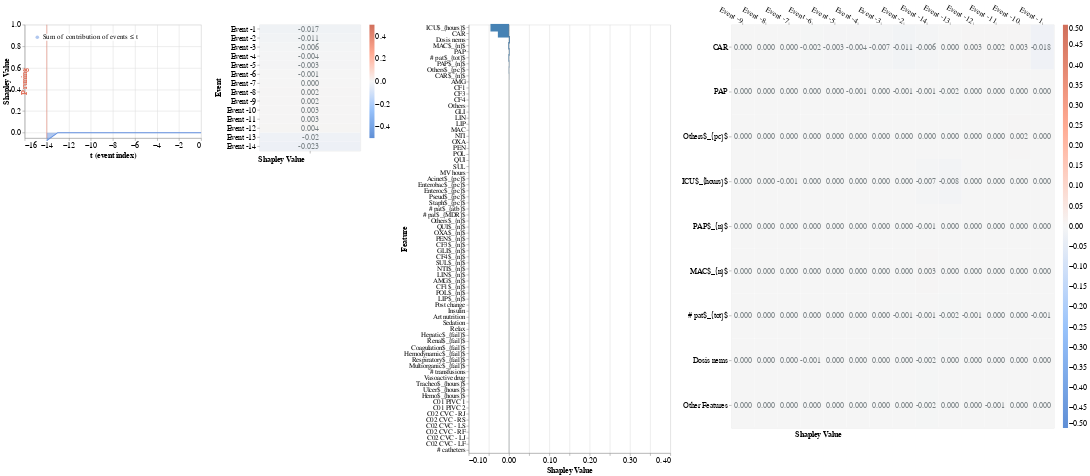

The notebook cell saved with this chart:
### Code cell
local_report(f_hs, pos_x_data, pruning_dict, event_dict, feature_dict,
             cell_dict=cell_dict, entity_uuid='adb', entity_col='id', baseline=average_event)

### Figure 1 — Vega-Lite specification as saved in the notebook (floating-point values rounded to 4 significant figures)
{"config": {"view": {"continuousWidth": 400, "continuousHeight": 300}, "mark": {"color": "steelblue"}}, "hconcat": [{"layer": [{"mark": {"type": "area", "opacity": 0.5}, "encoding": {"color": {"field": "Coalition", "legend": {"fillColor": "white", "labelFontSize": 14, "labelLimit": 0, "orient": "top-left", "symbolSize": 50, "symbolStrokeWidth": 0, "title": null}, "scale": {"domain": ["Sum of contribution of events ≤ t"], "range": ["#618FE0"]}, "type": "nominal"}, "x": {"axis": {"labelFontSize": 15, "title": "t (event index)", "titleFontSize": 15}, "field": "t (event index)", "type": "quantitative"}, "y": {"axis": {"grid": true, "labelFontSize": 15, "titleFontSize": 15, "titleX": -28}, "field": "Shapley Value", "scale": {"domain": [-0.05, 1]}, "type": "quantitative"}}}, {"mark": "line", "encoding": {"color": {"field": "Coalition", "legend": {"fillColor": "white", "labelFontSize": 14, "labelLimit": 0, "orient": "top-left", "symbolSize": 50, "symbolStrokeWidth": 0, "title": null}, "scale": {"domain": ["Sum of contribution of events ≤ t"], "range": ["#618FE0"]}, "type": "nominal"}, "x": {"axis": {"labelFontSize": 15, "title": "t (event index)", "titleFontSize": 15}, "field": "t (event index)", "type": "quantitative"}, "y": {"axis": {"grid": true, "labelFontSize": 15, "titleFontSize": 15, "titleX": -28}, "field": "Shapley Value", "scale": {"domain": [-0.05, 1]}, "type": "quantitative"}}}, {"data": {"name": "data-a737a7e0ea28edf89e4279c15f3d056f"}, "mark": {"type": "rule", "color": "#E17560"}, "encoding": {"x": {"field": "x", "type": "quantitative"}}}, {"data": {"name": "data-e4f3cc544e6eb6f30b6d8b725eecc2f0"}, "mark": {"type": "text", "angle": 270, "color": "#E17560", "fontSize": 15, "fontWeight": "bold", "text": "Pruning"}, "encoding": {"x": {"field": "x", "type": "quantitative"}}}], "data": {"name": "data-978459a746ccc5181e9cfdda8aacfd98"}, "height": 225, "width": 350}, {"layer": [{"mark": "rect", "encoding": {"color": {"field": "rounded", "legend": {"gradientLength": 225, "gradientThickness": 10, "labelFontSize": 15, "orient": "right"}, "scale": {"domain": [-0.5, 0.5], "range": ["#5f8fd6", "#99c3fb", "#f5f5f5", "#ffaa92", "#d16f5b"]}, "title": null, "type": "quantitative"}, "x": {"axis": {"title": "Shapley Value", "titleFontSize": 15}, "field": "column", "type": "ordinal"}, "y": {"axis": {"domain": false, "labelFontSize": 15, "title": "Event", "titleFontSize": 15, "titleX": -75}, "field": "Feature", "sort": ["Event -1", "Event -2", "Event -3", "Event -4", "Event -5", "Event -6", "Event -7", "Event -8", "Event -9", "Event -10", "Event -11", "Event -12", "Event -13", "Event -14"], "type": "ordinal"}}}, {"mark": {"type": "text", "align": "right", "baseline": "middle", "color": "#798184", "dx": 18, "fontSize": 15}, "encoding": {"text": {"field": "rounded_str", "type": "nominal"}, "x": {"axis": {"domain": false, "labels": false, "title": "Shapley Value", "titleX": 43}, "field": "column", "type": "ordinal"}, "y": {"axis": {"domain": false, "labelFontSize": 15, "title": "Event", "titleFontSize": 15, "titleX": -75}, "field": "Feature", "sort": ["Event -1", "Event -2", "Event -3", "Event -4", "Event -5", "Event -6", "Event -7", "Event -8", "Event -9", "Event -10", "Event -11", "Event -12", "Event -13", "Event -14"], "type": "ordinal"}}}], "data": {"name": "data-35c1142866f521bd813a3bfc4b29e35c"}, "height": 250, "width": 200}, {"layer": [{"data": {"name": "data-30653077ecef4324957a9fd7615aa8f9"}, "mark": {"type": "bar", "size": 15, "thickness": 1}, "encoding": {"x": {"axis": {"grid": true, "labelFontSize": 15, "title": "Shapley Value", "titleFontSize": 15}, "field": "Shapley Value", "scale": {"domain": [-0.1, 0.4]}, "type": "quantitative"}, "y": {"axis": {"labelFontSize": 13, "title": "Feature", "titleFontSize": 15, "titleX": -120}, "field": "Feature", "sort": {"field": "sort_col", "order": "descending"}, "type": "nominal"}}}, {"data": {"name": "data-9c00aa9dc2b1c1a0b4bf9b34ead12925"}, "mark": {"type": "rule", "color": "#798184"}, "encoding": {"x": {"field": "x", "type": "quantitative"}}}], "height": 850, "width": 400}, {"layer": [{"mark": "rect", "encoding": {"color": {"field": "rounded", "legend": {"gradientLength": 800, "gradientThickness": 10, "labelFontSize": 15, "orient": "right"}, "scale": {"domain": [-0.5, 0.5], "range": ["#5f8fd6", "#99c3fb", "#f5f5f5", "#ffaa92", "#d16f5b"]}, "title": null, "type": "quantitative"}, "x": {"axis": {"titleFontSize": 15}, "field": "Event", "sort": ["Event -9", "Event -8", "Event -7", "Event -6", "Event -5", "Event -4", "Event -3", "Event -2", "Event -14", "Event -13", "Event -12", "Event -11", "Event -10", "Event -1"], "type": "nominal"}, "y": {"axis": {"domain": false, "labelFontSize": 15, "title": null}, "field": "Feature", "sort": ["CAR", "PAP", "Others$_{pc}$", "ICU$_{hours}$", "PAP$_{n}$", "MAC$_{n}$", "# pat$_{tot}$", "Dosis nems"], "type": "nominal"}}}, {"mark": {"type": "text", "align": "right", "baseline": "middle", "color": "#798184", "dx": 18, "fontSize": 15}, "encoding": {"text": {"field": "rounded_str", "type": "nominal"}, "x": {"axis": {"domain": false, "labelAngle": 30, "labelFontSize": 15, "orient": "top", "title": "Shapley Value", "titleX": 172, "titleY": 820}, "field": "Event", "sort": ["Event -9", "Event -8", "Event -7", "Event -6", "Event -5", "Event -4", "Event -3", "Event -2", "Event -14", "Event -13", "Event -12", "Event -11", "Event -10", "Event -1"], "type": "nominal"}, "y": {"axis": {"domain": false, "labelFontSize": 15, "title": null}, "field": "Feature", "sort": ["CAR", "PAP", "Others$_{pc}$", "ICU$_{hours}$", "PAP$_{n}$", "MAC$_{n}$", "# pat$_{tot}$", "Dosis nems"], "type": "nominal"}}}], "data": {"name": "data-144d58f449dfda6ab74c8880c2064781"}, "height": 800, "width": 640}], "resolve": {"scale": {"color": "independent"}}, "$schema": "https://vega.github.io/schema/vega-lite/v4.17.0.json", "datasets": {"data-978459a746ccc5181e9cfdda8aacfd98": [{"Coalition": "Sum of contribution of events > t", "t (event index)": 0, "Shapley Value": -0.07301}, {"Coalition": "Sum of contribution of events ≤ t", "t (event index)": 0, "Shapley Value": 0.0}, {"Coalition": "Sum of contribution of events > t", "t (event index)": -1, "Shapley Value": -0.059}, {"Coalition": "Sum of contribution of events ≤ t", "t (event index)": -1, "Shapley Value": 0.0}, {"Coalition": "Sum of contribution of events > t", "t (event index)": -2, "Shapley Value": -0.03991}, {"Coalition": "Sum of contribution of events ≤ t", "t (event index)": -2, "Shapley Value": 0.0}, {"Coalition": "Sum of contribution of events > t", "t (event index)": -3, "Shapley Value": -0.02424}, {"Coalition": "Sum of contribution of events ≤ t", "t (event index)": -3, "Shapley Value": 0.0}, {"Coalition": "Sum of contribution of events > t", "t (event index)": -4, "Shapley Value": -0.0134}, {"Coalition": "Sum of contribution of events ≤ t", "t (event index)": -4, "Shapley Value": 0.0}, {"Coalition": "Sum of contribution of events > t", "t (event index)": -5, "Shapley Value": -0.007034}, {"Coalition": "Sum of contribution of events ≤ t", "t (event index)": -5, "Shapley Value": 0.0}, {"Coalition": "Sum of contribution of events > t", "t (event index)": -6, "Shapley Value": -0.004734}, {"Coalition": "Sum of contribution of events ≤ t", "t (event index)": -6, "Shapley Value": 0.0}, {"Coalition": "Sum of contribution of events > t", "t (event index)": -7, "Shapley Value": -0.006349}, {"Coalition": "Sum of contribution of events ≤ t", "t (event index)": -7, "Shapley Value": 0.0}, {"Coalition": "Sum of contribution of events > t", "t (event index)": -8, "Shapley Value": -0.01155}, {"Coalition": "Sum of contribution of events ≤ t", "t (event index)": -8, "Shapley Value": 0.0}, {"Coalition": "Sum of contribution of events > t", "t (event index)": -9, "Shapley Value": -0.01938}, {"Coalition": "Sum of contribution of events ≤ t", "t (event index)": -9, "Shapley Value": 0.0}, {"Coalition": "Sum of contribution of events > t", "t (event index)": -10, "Shapley Value": -0.02841}, {"Coalition": "Sum of contribution of events ≤ t", "t (event index)": -10, "Shapley Value": 0.0}, {"Coalition": "Sum of contribution of events > t", "t (event index)": -11, "Shapley Value": -0.03783}, {"Coalition": "Sum of contribution of events ≤ t", "t (event index)": -11, "Shapley Value": 0.0}, {"Coalition": "Sum of contribution of events > t", "t (event index)": -12, "Shapley Value": -0.04905}, {"Coalition": "Sum of contribution of events ≤ t", "t (event index)": -12, "Shapley Value": 0.0}, {"Coalition": "Sum of contribution of events > t", "t (event index)": -13, "Shapley Value": -0.05701}, {"Coalition": "Sum of contribution of events ≤ t", "t (event index)": -13, "Shapley Value": 0.0}, {"Coalition": "Sum of contribution of events > t", "t (event index)": -14, "Shapley Value": 0.0}, {"Coalition": "Sum of contribution of events ≤ t", "t (event index)": -14, "Shapley Value": -0.07301}], "data-a737a7e0ea28edf89e4279c15f3d056f": [{"x": -14}], "data-e4f3cc544e6eb6f30b6d8b725eecc2f0": [{"x": -16}], "data-35c1142866f521bd813a3bfc4b29e35c": [{"Shapley Value": -0.01743, "Feature": "Event -1", "row": 1, "column": 1, "rounded": -0.017, "rounded_str": "-0.017"}, {"Shapley Value": -0.01054, "Feature": "Event -2", "row": 2, "column": 1, "rounded": -0.011, "rounded_str": "-0.011"}, {"Shapley Value": -0.006422, "Feature": "Event -3", "row": 3, "column": 1, "rounded": -0.006, "rounded_str": "-0.006"}, {"Shapley Value": -0.00449, "Feature": "Event -4", "row": 4, "column": 1, "rounded": -0.004, "rounded_str": "-0.004"}, {"Shapley Value": -0.003228, "Feature": "Event -5", "row": 5, "column": 1, "rounded": -0.003, "rounded_str": "-0.003"}, {"Shapley Value": -0.001087, "Feature": "Event -6", "row": 6, "column": 1, "rounded": -0.001, "rounded_str": "-0.001"}, {"Shapley Value": 0.0, "Feature": "Event -7", "row": 7, "column": 1, "rounded": 0.0, "rounded_str": "0.000"}, {"Shapley Value": 0.001634, "Feature": "Event -8", "row": 8, "column": 1, "rounded": 0.002, "rounded_str": "0.002"}, {"Shapley Value": 0.001798, "Feature": "Event -9", "row": 9, "column": 1, "rounded": 0.002, "rounded_str": "0.002"}, {"Shapley Value": 0.002552, "Feature": "Event -10", "row": 10, "column": 1, "rounded": 0.003, "rounded_str": "0.003"}, {"Shapley Value": 0.003124, "Feature": "Event -11", "row": 11, "column": 1, "rounded": 0.003, "rounded_str": "0.003"}, {"Shapley Value": 0.003669, "Feature": "Event -12", "row": 12, "column": 1, "rounded": 0.004, "rounded_str": "0.004"}, {"Shapley Value": -0.01965, "Feature": "Event -13", "row": 13, "column": 1, "rounded": -0.02, "rounded_str": "-0.02"}, {"Shapley Value": -0.02294, "Feature": "Event -14", "row": 14, "column": 1, "rounded": -0.023, "rounded_str": "-0.023"}], "data-30653077ecef4324957a9fd7615aa8f9": [{"Random seed": 42, "NSamples": 3200, "Feature": "AMG", "Shapley Value": 0.0, "sort_col": 0.0}, {"Random seed": 42, "NSamples": 3200, "Feature": "CAR", "Shapley Value": -0.02771, "sort_col": 0.02771}, {"Random seed": 42, "NSamples": 3200, "Feature": "CF1", "Shapley Value": 0.0, "sort_col": 0.0}, {"Random seed": 42, "NSamples": 3200, "Feature": "CF3", "Shapley Value": 0.0, "sort_col": 0.0}, {"Random seed": 42, "NSamples": 3200, "Feature": "CF4", "Shapley Value": 0.0, "sort_col": 0.0}, {"Random seed": 42, "NSamples": 3200, "Feature": "Others", "Shapley Value": 0.0, "sort_col": 0.0}, {"Random seed": 42, "NSamples": 3200, "Feature": "GLI", "Shapley Value": 0.0, "sort_col": 0.0}, {"Random seed": 42, "NSamples": 3200, "Feature": "LIN", "Shapley Value": 0.0, "sort_col": 0.0}, {"Random seed": 42, "NSamples": 3200, "Feature": "LIP", "Shapley Value": 0.0, "sort_col": 0.0}, {"Random seed": 42, "NSamples": 3200, "Feature": "MAC", "Shapley Value": 0.0, "sort_col": 0.0}, {"Random seed": 42, "NSamples": 3200, "Feature": "NTI", "Shapley Value": 0.0, "sort_col": 0.0}, {"Random seed": 42, "NSamples": 3200, "Feature": "OXA", "Shapley Value": 0.0, "sort_col": 0.0}, {"Random seed": 42, "NSamples": 3200, "Feature": "PAP", "Shapley Value": 0.001434, "sort_col": 0.001434}, {"Random seed": 42, "NSamples": 3200, "Feature": "PEN", "Shapley Value": 0.0, "sort_col": 0.0}, {"Random seed": 42, "NSamples": 3200, "Feature": "POL", "Shapley Value": 0.0, "sort_col": 0.0}, {"Random seed": 42, "NSamples": 3200, "Feature": "QUI", "Shapley Value": 0.0, "sort_col": 0.0}, {"Random seed": 42, "NSamples": 3200, "Feature": "SUL", "Shapley Value": 0.0, "sort_col": 0.0}, {"Random seed": 42, "NSamples": 3200, "Feature": "MV hours", "Shapley Value": 0.0, "sort_col": 0.0}, {"Random seed": 42, "NSamples": 3200, "Feature": "Acinet$_{pc}$", "Shapley Value": 0.0, "sort_col": 0.0}, {"Random seed": 42, "NSamples": 3200, "Feature": "Enterobac$_{pc}$", "Shapley Value": 0.0, "sort_col": 0.0}, {"Random seed": 42, "NSamples": 3200, "Feature": "Enteroc$_{pc}$", "Shapley Value": 0.0, "sort_col": 0.0}, {"Random seed": 42, "NSamples": 3200, "Feature": "Pseud$_{pc}$", "Shapley Value": 0.0, "sort_col": 0.0}, {"Random seed": 42, "NSamples": 3200, "Feature": "Staph$_{pc}$", "Shapley Value": 0.0, "sort_col": 0.0}, {"Random seed": 42, "NSamples": 3200, "Feature": "Others$_{pc}$", "Shapley Value": -0.0005706, "sort_col": 0.0005706}, {"Random seed": 42, "NSamples": 3200, "Feature": "ICU$_{hours}$", "Shapley Value": -0.04611, "sort_col": 0.04611}, {"Random seed": 42, "NSamples": 3200, "Feature": "# pat$_{atb}$", "Shapley Value": 0.0, "sort_col": 0.0}, {"Random seed": 42, "NSamples": 3200, "Feature": "# pat$_{MDR}$", "Shapley Value": 0.0, "sort_col": 0.0}, {"Random seed": 42, "NSamples": 3200, "Feature": "CAR$_{n}$", "Shapley Value": 0.0002467, "sort_col": 0.0002467}, {"Random seed": 42, "NSamples": 3200, "Feature": "PAP$_{n}$", "Shapley Value": 0.0006058, "sort_col": 0.0006058}, {"Random seed": 42, "NSamples": 3200, "Feature": "Others$_{n}$", "Shapley Value": 0.0, "sort_col": 0.0}, {"Random seed": 42, "NSamples": 3200, "Feature": "QUI$_{n}$", "Shapley Value": 0.0, "sort_col": 0.0}, {"Random seed": 42, "NSamples": 3200, "Feature": "OXA$_{n}$", "Shapley Value": 0.0, "sort_col": 0.0}, {"Random seed": 42, "NSamples": 3200, "Feature": "PEN$_{n}$", "Shapley Value": 0.0, "sort_col": 0.0}, {"Random seed": 42, "NSamples": 3200, "Feature": "CF3$_{n}$", "Shapley Value": 0.0, "sort_col": 0.0}, {"Random seed": 42, "NSamples": 3200, "Feature": "GLI$_{n}$", "Shapley Value": 0.0, "sort_col": 0.0}, {"Random seed": 42, "NSamples": 3200, "Feature": "CF4$_{n}$", "Shapley Value": 0.0, "sort_col": 0.0}, {"Random seed": 42, "NSamples": 3200, "Feature": "SUL$_{n}$", "Shapley Value": 0.0, "sort_col": 0.0}, {"Random seed": 42, "NSamples": 3200, "Feature": "NTI$_{n}$", "Shapley Value": 0.0, "sort_col": 0.0}, {"Random seed": 42, "NSamples": 3200, "Feature": "LIN$_{n}$", "Shapley Value": 0.0, "sort_col": 0.0}, {"Random seed": 42, "NSamples": 3200, "Feature": "AMG$_{n}$", "Shapley Value": 0.0, "sort_col": 0.0}, {"Random seed": 42, "NSamples": 3200, "Feature": "MAC$_{n}$", "Shapley Value": -0.001864, "sort_col": 0.001864}, {"Random seed": 42, "NSamples": 3200, "Feature": "CF1$_{n}$", "Shapley Value": 0.0, "sort_col": 0.0}, {"Random seed": 42, "NSamples": 3200, "Feature": "POL$_{n}$", "Shapley Value": 0.0, "sort_col": 0.0}, {"Random seed": 42, "NSamples": 3200, "Feature": "LIP$_{n}$", "Shapley Value": 0.0, "sort_col": 0.0}, {"Random seed": 42, "NSamples": 3200, "Feature": "# pat$_{tot}$", "Shapley Value": -0.001347, "sort_col": 0.001347}, {"Random seed": 42, "NSamples": 3200, "Feature": "Post change", "Shapley Value": 0.0, "sort_col": 0.0}, {"Random seed": 42, "NSamples": 3200, "Feature": "Insulin", "Shapley Value": 0.0, "sort_col": 0.0}, {"Random seed": 42, "NSamples": 3200, "Feature": "Art nutrition", "Shapley Value": 0.0, "sort_col": 0.0}, {"Random seed": 42, "NSamples": 3200, "Feature": "Sedation", "Shapley Value": 0.0, "sort_col": 0.0}, {"Random seed": 42, "NSamples": 3200, "Feature": "Relax", "Shapley Value": 0.0, "sort_col": 0.0}, {"Random seed": 42, "NSamples": 3200, "Feature": "Hepatic$_{fail}$", "Shapley Value": 0.0, "sort_col": 0.0}, {"Random seed": 42, "NSamples": 3200, "Feature": "Renal$_{fail}$", "Shapley Value": 0.0, "sort_col": 0.0}, {"Random seed": 42, "NSamples": 3200, "Feature": "Coagulation$_{fail}$", "Shapley Value": 0.0, "sort_col": 0.0}, {"Random seed": 42, "NSamples": 3200, "Feature": "Hemodynamic$_{fail}$", "Shapley Value": 0.0, "sort_col": 0.0}, {"Random seed": 42, "NSamples": 3200, "Feature": "Respiratory$_{fail}$", "Shapley Value": 0.0, "sort_col": 0.0}, {"Random seed": 42, "NSamples": 3200, "Feature": "Multiorganic$_{fail}$", "Shapley Value": 0.0, "sort_col": 0.0}, {"Random seed": 42, "NSamples": 3200, "Feature": "# transfusions", "Shapley Value": 0.0, "sort_col": 0.0}, {"Random seed": 42, "NSamples": 3200, "Feature": "Vasoactive drug", "Shapley Value": 0.0, "sort_col": 0.0}, {"Random seed": 42, "NSamples": 3200, "Feature": "Dosis nems", "Shapley Value": 0.002307, "sort_col": 0.002307}, {"Random seed": 42, "NSamples": 3200, "Feature": "Tracheo$_{hours}$", "Shapley Value": 0.0, "sort_col": 0.0}, {"Random seed": 42, "NSamples": 3200, "Feature": "Ulcer$_{hours}$", "Shapley Value": 0.0, "sort_col": 0.0}, {"Random seed": 42, "NSamples": 3200, "Feature": "Hemo$_{hours}$", "Shapley Value": 0.0, "sort_col": 0.0}, {"Random seed": 42, "NSamples": 3200, "Feature": "C01 PIVC 1", "Shapley Value": 0.0, "sort_col": 0.0}, {"Random seed": 42, "NSamples": 3200, "Feature": "C01 PIVC 2", "Shapley Value": 0.0, "sort_col": 0.0}, {"Random seed": 42, "NSamples": 3200, "Feature": "C02 CVC - RJ", "Shapley Value": 0.0, "sort_col": 0.0}, {"Random seed": 42, "NSamples": 3200, "Feature": "C02 CVC - RS", "Shapley Value": 0.0, "sort_col": 0.0}, {"Random seed": 42, "NSamples": 3200, "Feature": "C02 CVC - LS", "Shapley Value": 0.0, "sort_col": 0.0}, {"Random seed": 42, "NSamples": 3200, "Feature": "C02 CVC - RF", "Shapley Value": 0.0, "sort_col": 0.0}, {"Random seed": 42, "NSamples": 3200, "Feature": "C02 CVC - LJ", "Shapley Value": 0.0, "sort_col": 0.0}, {"Random seed": 42, "NSamples": 3200, "Feature": "C02 CVC - LF", "Shapley Value": 0.0, "sort_col": 0.0}, {"Random seed": 42, "NSamples": 3200, "Feature": "# catheters", "Shapley Value": 0.0, "sort_col": 0.0}], "data-9c00aa9dc2b1c1a0b4bf9b34ead12925": [{"x": 0}], "data-144d58f449dfda6ab74c8880c2064781": [{"Event": "Event -10", "Feature": "CAR", "Shapley Value": 0.00325, "rounded": 0.003, "rounded_str": "0.003"}, {"Event": "Event -12", "Feature": "CAR", "Shapley Value": 0.003202, "rounded": 0.003, "rounded_str": "0.003"}, {"Event": "Event -14", "Feature": "MAC$_{n}$", "Shapley Value": 0.002902, "rounded": 0.003, "rounded_str": "0.003"}, {"Event": "Event -11", "Feature": "CAR", "Shapley Value": 0.002485, "rounded": 0.002, "rounded_str": "0.002"}, {"Event": "Event -10", "Feature": "Others$_{pc}$", "Shapley Value": 0.001683, "rounded": 0.002, "rounded_str": "0.002"}, {"Event": "Event -7", "Feature": "Dosis nems", "Shapley Value": 0.0, "rounded": 0.0, "rounded_str": "0.000"}, {"Event": "Event -5", "Feature": "MAC$_{n}$", "Shapley Value": 0.0, "rounded": 0.0, "rounded_str": "0.000"}, {"Event": "Event -4", "Feature": "Dosis nems", "Shapley Value": 0.0, "rounded": 0.0, "rounded_str": "0.000"}, {"Event": "Event -4", "Feature": "# pat$_{tot}$", "Shapley Value": 0.0, "rounded": 0.0, "rounded_str": "0.000"}, {"Event": "Event -4", "Feature": "MAC$_{n}$", "Shapley Value": 0.0, "rounded": 0.0, "rounded_str": "0.000"}, {"Event": "Event -4", "Feature": "PAP$_{n}$", "Shapley Value": 0.0, "rounded": 0.0, "rounded_str": "0.000"}, {"Event": "Event -4", "Feature": "Others$_{pc}$", "Shapley Value": 0.0, "rounded": 0.0, "rounded_str": "0.000"}, {"Event": "Event -5", "Feature": "Dosis nems", "Shapley Value": 0.0, "rounded": 0.0, "rounded_str": "0.000"}, {"Event": "Event -5", "Feature": "# pat$_{tot}$", "Shapley Value": 0.0, "rounded": 0.0, "rounded_str": "0.000"}, {"Event": "Event -5", "Feature": "PAP$_{n}$", "Shapley Value": 0.0, "rounded": 0.0, "rounded_str": "0.000"}, {"Event": "Event -3", "Feature": "Others$_{pc}$", "Shapley Value": 0.0, "rounded": 0.0, "rounded_str": "0.000"}, {"Event": "Event -5", "Feature": "ICU$_{hours}$", "Shapley Value": 0.0, "rounded": 0.0, "rounded_str": "0.000"}, {"Event": "Event -5", "Feature": "Others$_{pc}$", "Shapley Value": 0.0, "rounded": 0.0, "rounded_str": "0.000"}, {"Event": "Event -5", "Feature": "PAP", "Shapley Value": 0.0, "rounded": 0.0, "rounded_str": "0.000"}, {"Event": "Event -6", "Feature": "PAP$_{n}$", "Shapley Value": 0.0, "rounded": 0.0, "rounded_str": "0.000"}, {"Event": "Event -6", "Feature": "ICU$_{hours}$", "Shapley Value": 0.0, "rounded": 0.0, "rounded_str": "0.000"}, {"Event": "Event -6", "Feature": "Others$_{pc}$", "Shapley Value": 0.0, "rounded": 0.0, "rounded_str": "0.000"}, {"Event": "Event -6", "Feature": "PAP", "Shapley Value": 0.0, "rounded": 0.0, "rounded_str": "0.000"}, {"Event": "Event -7", "Feature": "# pat$_{tot}$", "Shapley Value": 0.0, "rounded": 0.0, "rounded_str": "0.000"}, {"Event": "Event -7", "Feature": "MAC$_{n}$", "Shapley Value": 0.0, "rounded": 0.0, "rounded_str": "0.000"}, {"Event": "Event -7", "Feature": "PAP$_{n}$", "Shapley Value": 0.0, "rounded": 0.0, "rounded_str": "0.000"}, {"Event": "Event -7", "Feature": "PAP", "Shapley Value": 0.0, "rounded": 0.0, "rounded_str": "0.000"}, {"Event": "Event -3", "Feature": "PAP", "Shapley Value": 0.0, "rounded": 0.0, "rounded_str": "0.000"}, {"Event": "Event -3", "Feature": "PAP$_{n}$", "Shapley Value": 0.0, "rounded": 0.0, "rounded_str": "0.000"}, {"Event": "Event -3", "Feature": "ICU$_{hours}$", "Shapley Value": 0.0, "rounded": 0.0, "rounded_str": "0.000"}, {"Event": "Event -1", "Feature": "MAC$_{n}$", "Shapley Value": 0.0, "rounded": 0.0, "rounded_str": "0.000"}, {"Event": "Event -2", "Feature": "Other Features", "Shapley Value": 0.0, "rounded": 0.0, "rounded_str": "0.000"}, {"Event": "Event -3", "Feature": "Other Features", "Shapley Value": 0.0, "rounded": 0.0, "rounded_str": "0.000"}, {"Event": "Event -4", "Feature": "Other Features", "Shapley Value": 0.0, "rounded": 0.0, "rounded_str": "0.000"}, {"Event": "Event -5", "Feature": "Other Features", "Shapley Value": 0.0, "rounded": 0.0, "rounded_str": "0.000"}, {"Event": "Event -6", "Feature": "Other Features", "Shapley Value": 0.0, "rounded": 0.0, "rounded_str": "0.000"}, {"Event": "Event -7", "Feature": "Other Features", "Shapley Value": 0.0, "rounded": 0.0, "rounded_str": "0.000"}, {"Event": "Event -9", "Feature": "Other Features", "Shapley Value": 0.0, "rounded": 0.0, "rounded_str": "0.000"}, {"Event": "Event -12", "Feature": "Other Features", "Shapley Value": 0.0, "rounded": 0.0, "rounded_str": "0.000"}, {"Event": "Event -13", "Feature": "Other Features", "Shapley Value": 0.0, "rounded": 0.0, "rounded_str": "0.000"}, {"Event": "Event -1", "Feature": "Dosis nems", "Shapley Value": 0.0, "rounded": 0.0, "rounded_str": "0.000"}, {"Event": "Event -1", "Feature": "PAP$_{n}$", "Shapley Value": 0.0, "rounded": 0.0, "rounded_str": "0.000"}, {"Event": "Event -8", "Feature": "Dosis nems", "Shapley Value": 0.0, "rounded": 0.0, "rounded_str": "0.000"}, {"Event": "Event -1", "Feature": "ICU$_{hours}$", "Shapley Value": 0.0, "rounded": 0.0, "rounded_str": "0.000"}, {"Event": "Event -1", "Feature": "Others$_{pc}$", "Shapley Value": 0.0, "rounded": 0.0, "rounded_str": "0.000"}, {"Event": "Event -1", "Feature": "PAP", "Shapley Value": 0.0, "rounded": 0.0, "rounded_str": "0.000"}, {"Event": "Event -2", "Feature": "Dosis nems", "Shapley Value": 0.0, "rounded": 0.0, "rounded_str": "0.000"}, {"Event": "Event -2", "Feature": "MAC$_{n}$", "Shapley Value": 0.0, "rounded": 0.0, "rounded_str": "0.000"}, {"Event": "Event -2", "Feature": "PAP$_{n}$", "Shapley Value": 0.0, "rounded": 0.0, "rounded_str": "0.000"}, {"Event": "Event -2", "Feature": "ICU$_{hours}$", "Shapley Value": 0.0, "rounded": 0.0, "rounded_str": "0.000"}, {"Event": "Event -2", "Feature": "Others$_{pc}$", "Shapley Value": 0.0, "rounded": 0.0, "rounded_str": "0.000"}, {"Event": "Event -3", "Feature": "# pat$_{tot}$", "Shapley Value": 0.0, "rounded": 0.0, "rounded_str": "0.000"}, {"Event": "Event -3", "Feature": "MAC$_{n}$", "Shapley Value": 0.0, "rounded": 0.0, "rounded_str": "0.000"}, {"Event": "Event -7", "Feature": "CAR", "Shapley Value": 0.0, "rounded": 0.0, "rounded_str": "0.000"}, {"Event": "Event -1", "Feature": "Other Features", "Shapley Value": 0.0, "rounded": 0.0, "rounded_str": "0.000"}, {"Event": "Event -8", "Feature": "# pat$_{tot}$", "Shapley Value": 0.0, "rounded": 0.0, "rounded_str": "0.000"}, {"Event": "Event -12", "Feature": "Dosis nems", "Shapley Value": 0.0, "rounded": 0.0, "rounded_str": "0.000"}, {"Event": "Event -10", "Feature": "PAP$_{n}$", "Shapley Value": 0.0, "rounded": 0.0, "rounded_str": "0.000"}, {"Event": "Event -10", "Feature": "ICU$_{hours}$", "Shapley Value": 0.0, "rounded": 0.0, "rounded_str": "0.000"}, {"Event": "Event -10", "Feature": "PAP", "Shapley Value": 0.0, "rounded": 0.0, "rounded_str": "0.000"}, {"Event": "Event -11", "Feature": "Dosis nems", "Shapley Value": 0.0, "rounded": 0.0, "rounded_str": "0.000"}, {"Event": "Event -11", "Feature": "# pat$_{tot}$", "Shapley Value": 0.0, "rounded": 0.0, "rounded_str": "0.000"}, {"Event": "Event -8", "Feature": "MAC$_{n}$", "Shapley Value": 0.0, "rounded": 0.0, "rounded_str": "0.000"}, {"Event": "Event -11", "Feature": "PAP$_{n}$", "Shapley Value": 0.0, "rounded": 0.0, "rounded_str": "0.000"}, {"Event": "Event -11", "Feature": "Others$_{pc}$", "Shapley Value": 0.0, "rounded": 0.0, "rounded_str": "0.000"}, {"Event": "Event -11", "Feature": "PAP", "Shapley Value": 0.0, "rounded": 0.0, "rounded_str": "0.000"}, {"Event": "Event -12", "Feature": "MAC$_{n}$", "Shapley Value": 0.0, "rounded": 0.0, "rounded_str": "0.000"}, {"Event": "Event -10", "Feature": "# pat$_{tot}$", "Shapley Value": 0.0, "rounded": 0.0, "rounded_str": "0.000"}, {"Event": "Event -12", "Feature": "PAP$_{n}$", "Shapley Value": 0.0, "rounded": 0.0, "rounded_str": "0.000"}, {"Event": "Event -12", "Feature": "ICU$_{hours}$", "Shapley Value": 0.0, "rounded": 0.0, "rounded_str": "0.000"}, {"Event": "Event -12", "Feature": "Others$_{pc}$", "Shapley Value": 0.0, "rounded": 0.0, "rounded_str": "0.000"}, {"Event": "Event -12", "Feature": "PAP", "Shapley Value": 0.0, "rounded": 0.0, "rounded_str": "0.000"}, {"Event": "Event -13", "Feature": "MAC$_{n}$", "Shapley Value": 0.0, "rounded": 0.0, "rounded_str": "0.000"}, {"Event": "Event -13", "Feature": "PAP$_{n}$", "Shapley Value": 0.0, "rounded": 0.0, "rounded_str": "0.000"}, {"Event": "Event -13", "Feature": "Others$_{pc}$", "Shapley Value": 0.0, "rounded": 0.0, "rounded_str": "0.000"}, {"Event": "Event -13", "Feature": "CAR", "Shapley Value": 0.0, "rounded": 0.0, "rounded_str": "0.000"}, {"Event": "Event -14", "Feature": "Others$_{pc}$", "Shapley Value": 0.0, "rounded": 0.0, "rounded_str": "0.000"}, {"Event": "Event -10", "Feature": "MAC$_{n}$", "Shapley Value": 0.0, "rounded": 0.0, "rounded_str": "0.000"}, {"Event": "Event -11", "Feature": "MAC$_{n}$", "Shapley Value": 0.0, "rounded": 0.0, "rounded_str": "0.000"}, {"Event": "Event -10", "Feature": "Dosis nems", "Shapley Value": 0.0, "rounded": 0.0, "rounded_str": "0.000"}, {"Event": "Event -9", "Feature": "PAP$_{n}$", "Shapley Value": 0.0, "rounded": 0.0, "rounded_str": "0.000"}, {"Event": "Event -8", "Feature": "ICU$_{hours}$", "Shapley Value": 0.0, "rounded": 0.0, "rounded_str": "0.000"}, {"Event": "Event -8", "Feature": "PAP", "Shapley Value": 0.0, "rounded": 0.0, "rounded_str": "0.000"}, {"Event": "Event -8", "Feature": "CAR", "Shapley Value": 0.0, "rounded": 0.0, "rounded_str": "0.000"}, {"Event": "Event -9", "Feature": "Dosis nems", "Shapley Value": 0.0, "rounded": 0.0, "rounded_str": "0.000"}, {"Event": "Event -9", "Feature": "# pat$_{tot}$", "Shapley Value": 0.0, "rounded": 0.0, "rounded_str": "0.000"}, {"Event": "Event -8", "Feature": "PAP$_{n}$", "Shapley Value": 0.0, "rounded": 0.0, "rounded_str": "0.000"}, {"Event": "Event -9", "Feature": "MAC$_{n}$", "Shapley Value": 0.0, "rounded": 0.0, "rounded_str": "0.000"}, {"Event": "Event -9", "Feature": "ICU$_{hours}$", "Shapley Value": 0.0, "rounded": 0.0, "rounded_str": "0.000"}, {"Event": "Event -9", "Feature": "Others$_{pc}$", "Shapley Value": 0.0, "rounded": 0.0, "rounded_str": "0.000"}, {"Event": "Event -9", "Feature": "CAR", "Shapley Value": 0.0, "rounded": 0.0, "rounded_str": "0.000"}, {"Event": "Event -9", "Feature": "PAP", "Shapley Value": 0.0, "rounded": 0.0, "rounded_str": "0.000"}, {"Event": "Event -8", "Feature": "Others$_{pc}$", "Shapley Value": 0.0, "rounded": 0.0, "rounded_str": "0.000"}, {"Event": "Event -7", "Feature": "Others$_{pc}$", "Shapley Value": -0.0002034, "rounded": -0.0, "rounded_str": "0.000"}, {"Event": "Event -8", "Feature": "Other Features", "Shapley Value": -0.0002596, "rounded": -0.0, "rounded_str": "0.000"}, {"Event": "Event -11", "Feature": "ICU$_{hours}$", "Shapley Value": -0.0003293, "rounded": -0.0, "rounded_str": "0.000"}, {"Event": "Event -6", "Feature": "# pat$_{tot}$", "Shapley Value": -0.0003406, "rounded": -0.0, "rounded_str": "0.000"}, {"Event": "Event -4", "Feature": "ICU$_{hours}$", "Shapley Value": -0.000357, "rounded": -0.0, "rounded_str": "0.000"}, {"Event": "Event -3", "Feature": "Dosis nems", "Shapley Value": -0.0003663, "rounded": -0.0, "rounded_str": "0.000"}, {"Event": "Event -13", "Feature": "Dosis nems", "Shapley Value": -0.0003979, "rounded": -0.0, "rounded_str": "0.000"}, {"Event": "Event -10", "Feature": "Other Features", "Shapley Value": -0.0004002, "rounded": -0.0, "rounded_str": "0.000"}, {"Event": "Event -6", "Feature": "MAC$_{n}$", "Shapley Value": -0.0004517, "rounded": -0.0, "rounded_str": "0.000"}, {"Event": "Event -2", "Feature": "PAP", "Shapley Value": -0.0005614, "rounded": -0.001, "rounded_str": "-0.001"}, {"Event": "Event -11", "Feature": "Other Features", "Shapley Value": -0.0005732, "rounded": -0.001, "rounded_str": "-0.001"}, {"Event": "Event -4", "Feature": "PAP", "Shapley Value": -0.0006998, "rounded": -0.001, "rounded_str": "-0.001"}, {"Event": "Event -12", "Feature": "# pat$_{tot}$", "Shapley Value": -0.0007453, "rounded": -0.001, "rounded_str": "-0.001"}, {"Event": "Event -14", "Feature": "PAP$_{n}$", "Shapley Value": -0.0007796, "rounded": -0.001, "rounded_str": "-0.001"}, {"Event": "Event -7", "Feature": "ICU$_{hours}$", "Shapley Value": -0.0007947, "rounded": -0.001, "rounded_str": "-0.001"}, {"Event": "Event -1", "Feature": "# pat$_{tot}$", "Shapley Value": -0.0008534, "rounded": -0.001, "rounded_str": "-0.001"}, {"Event": "Event -6", "Feature": "Dosis nems", "Shapley Value": -0.0009481, "rounded": -0.001, "rounded_str": "-0.001"}, {"Event": "Event -2", "Feature": "# pat$_{tot}$", "Shapley Value": -0.0009562, "rounded": -0.001, "rounded_str": "-0.001"}, {"Event": "Event -14", "Feature": "PAP", "Shapley Value": -0.001008, "rounded": -0.001, "rounded_str": "-0.001"}, {"Event": "Event -14", "Feature": "# pat$_{tot}$", "Shapley Value": -0.001328, "rounded": -0.001, "rounded_str": "-0.001"}, {"Event": "Event -14", "Feature": "Other Features", "Shapley Value": -0.001539, "rounded": -0.002, "rounded_str": "-0.002"}, {"Event": "Event -13", "Feature": "PAP", "Shapley Value": -0.001649, "rounded": -0.002, "rounded_str": "-0.002"}, {"Event": "Event -6", "Feature": "CAR", "Shapley Value": -0.001746, "rounded": -0.002, "rounded_str": "-0.002"}, {"Event": "Event -14", "Feature": "Dosis nems", "Shapley Value": -0.002342, "rounded": -0.002, "rounded_str": "-0.002"}, {"Event": "Event -13", "Feature": "# pat$_{tot}$", "Shapley Value": -0.002456, "rounded": -0.002, "rounded_str": "-0.002"}, {"Event": "Event -5", "Feature": "CAR", "Shapley Value": -0.002701, "rounded": -0.003, "rounded_str": "-0.003"}, {"Event": "Event -4", "Feature": "CAR", "Shapley Value": -0.003842, "rounded": -0.004, "rounded_str": "-0.004"}, {"Event": "Event -14", "Feature": "CAR", "Shapley Value": -0.006134, "rounded": -0.006, "rounded_str": "-0.006"}, {"Event": "Event -14", "Feature": "ICU$_{hours}$", "Shapley Value": -0.006957, "rounded": -0.007, "rounded_str": "-0.007"}, {"Event": "Event -3", "Feature": "CAR", "Shapley Value": -0.007401, "rounded": -0.007, "rounded_str": "-0.007"}, {"Event": "Event -13", "Feature": "ICU$_{hours}$", "Shapley Value": -0.007999, "rounded": -0.008, "rounded_str": "-0.008"}, {"Event": "Event -2", "Feature": "CAR", "Shapley Value": -0.01135, "rounded": -0.011, "rounded_str": "-0.011"}, {"Event": "Event -1", "Feature": "CAR", "Shapley Value": -0.01806, "rounded": -0.018, "rounded_str": "-0.018"}]}}
